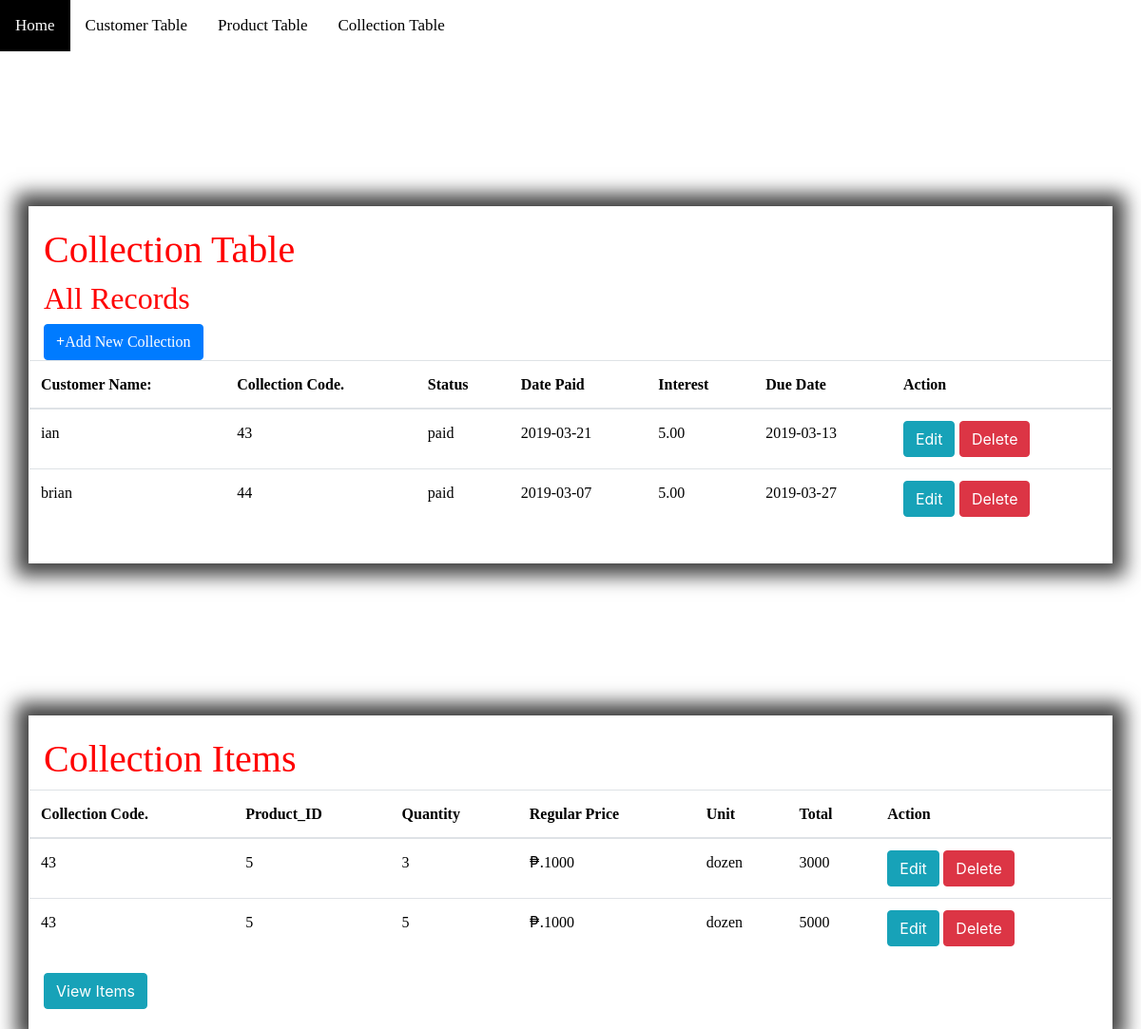
The app's page /collection.php, older data.
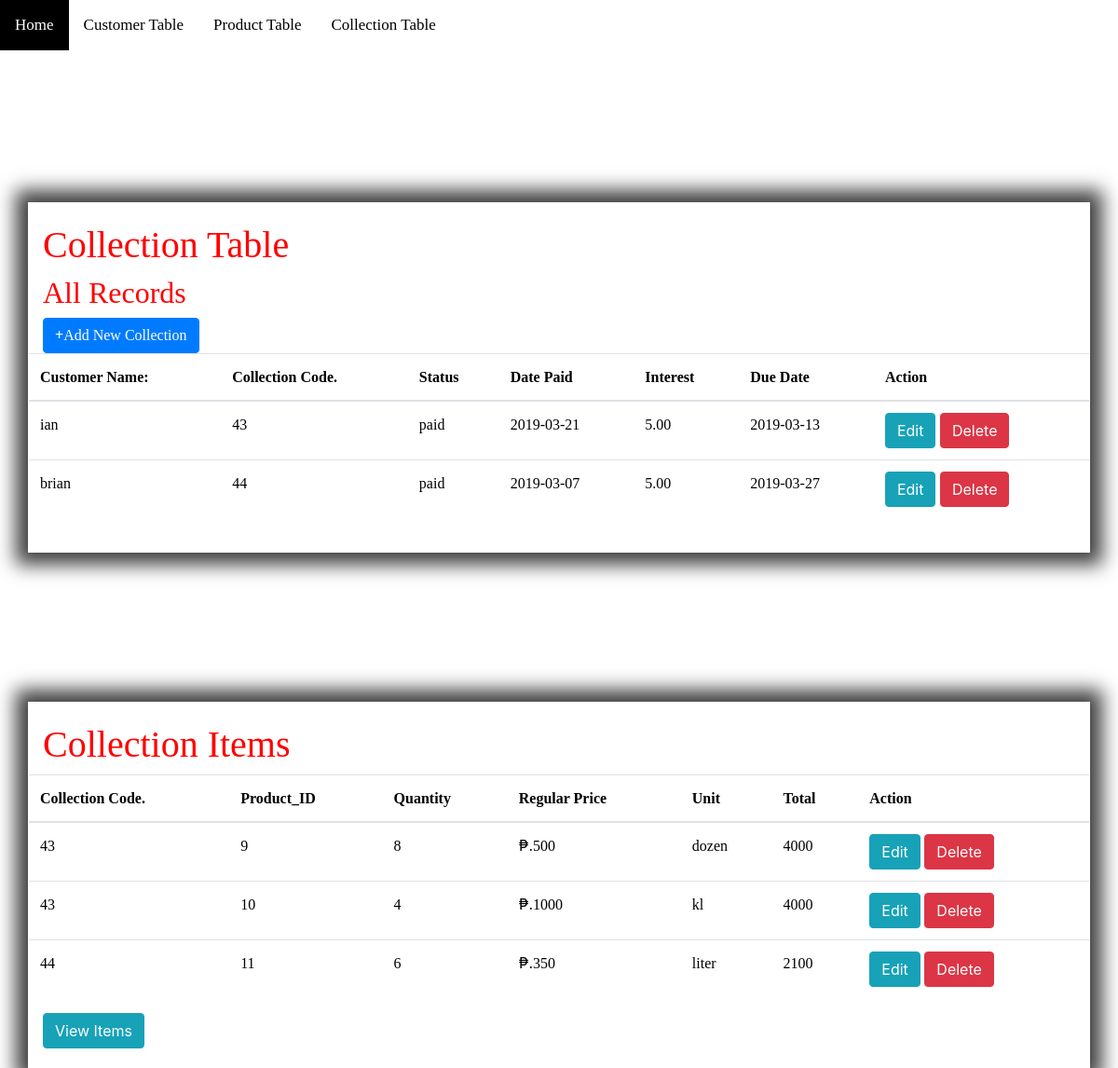
The same page, newer data.
### tables this page shows
CREATE TABLE `collection` (
  `collection_code` int(100) NOT NULL,
  `userid` int(100) DEFAULT NULL,
  `customer_id` int(100) DEFAULT NULL,
  `status` varchar(100) DEFAULT NULL,
  `date_paid` date DEFAULT NULL,
  `interest` decimal(10,2) DEFAULT NULL,
  `due_date` date NOT NULL
);

CREATE TABLE `customer` (
  `customer_id` int(100) NOT NULL,
  `userid` int(100) DEFAULT NULL,
  `firstname` varchar(100) DEFAULT NULL,
  `lastname` varchar(100) DEFAULT NULL,
  `middlename` varchar(100) DEFAULT NULL,
  `extname` varchar(100) DEFAULT NULL,
  `phoneno` varchar(100) DEFAULT NULL,
  `street` varchar(100) DEFAULT NULL,
  `city` varchar(100) DEFAULT NULL
);

CREATE TABLE `items` (
  `collection_code` int(100) DEFAULT NULL,
  `userid` int(100) DEFAULT NULL,
  `product_id` int(100) DEFAULT NULL,
  `quantity` varchar(100) DEFAULT NULL,
  `unit` varchar(100) DEFAULT NULL,
  `amount` decimal(10,2) DEFAULT NULL
);

CREATE TABLE `product` (
  `product_id` int(100) NOT NULL,
  `userid` int(100) DEFAULT NULL,
  `particular` varchar(100) DEFAULT NULL,
  `item_quantity` int(100) DEFAULT NULL,
  `unit` varchar(100) DEFAULT NULL,
  `regular_price` int(100) DEFAULT NULL,
  `discount` decimal(10,2) DEFAULT NULL
);

### collection.php (the view, shortened to what this page needs)
<!DOCTYPE html>
<html>
<head>
	<link rel="stylesheet" type="text/css"	href="style.css">
	<link rel="stylesheet" href="bootstrap/css/bootstrap.min.css">
</head>
<body>
<div class="topnav">
  <a class="home" href="index.php">Home</a>
  <a href="index2.php">Customer Table</a>
  <a href="product.php">Product Table</a>
  <a href="#collection.php">Collection Table</a>
</div>
<header class="main">
    <div class="row justify-content-center">
     <nav class="col-sm-8 text-right">
		</nav>
		</div>
		 </header><br><br>
<div id="main">
	<?php require_once 'process3.php';?>
	<div class="container">
	<?php
		$mysqli = new mysqli('localhost','root','','registration') or die(mysqli_error($mysqli));
		?>
		<?php
		$result = $mysqli->query("SELECT * FROM collection,customer where collection.customer_id=customer.customer_id") or die($mysqli->error);
		?>
		<h1><a style="bottom:60%;right:65%;font-family:Broadway;color:red;">Collection Table</h1></a>
		<h2><font style="font-family:Timesnew-Roman" color= "red"> All Records</h2></font>
		<a style="font-family:Stylus BT" href="index5.php"class="btn btn-primary"><b>+</b>Add New Collection</a>
		<div class="row justify-content-center">
		<br><br><br>
			<table class="table">
				<thead>
					<tr>
						<th><a style="font-family:Broadway">Customer Name:</th>
						<th><a style="font-family:Broadway">Collection Code.</th>
						<th><a style="font-family:Broadway">Status</th>
						<th><a style="font-family:Broadway">Date Paid</th>
						<th><a style="font-family:Broadway">Interest</th>
						<th><a style="font-family:Broadway">Due Date</th>
						<th colspan="2"><a style="font-family:Broadway">Action</th>
					</tr>
				</thead>
				<?php
					while($row=$result->fetch_assoc()):?>
						<tr>
							<td><a style="font-family:Elephant;"><?php echo $row['firstname']?></td></a>
							<td><a style="font-family:Elephant;"><?php echo $row['collection_code']?></td></a>
							<td><a style="font-family:Elephant;"><?php echo $row['status']?></td></a>
							<td><a style="font-family:Elephant;"><?php echo $row['date_paid']?></td></a>
							<td><a style="font-family:Elephant;"><?php echo $row['interest']?></td></a>
							<td><a style="font-family:Elephant;"><?php echo $row['due_date']?></td></a>
							<td>
								<a href="index5.php?edit=<?php echo $row['collection_code'];?>"
									class="btn btn-info">Edit</a>
								<a href="process3.php?delete=<?php echo $row['collection_code'];?>"
									class="btn btn-danger">Delete</a>
							</td>
						</tr>
						<?php endwhile;?>
			</table>
		</div>
</div>
<div id="main">
	<?php require_once 'process4.php';?>
	<div class="container">
	<?php
		$mysqli = new mysqli('localhost','root','','registration') or die(mysqli_error($mysqli));
		?>
		<?php
		$result = $mysqli->query("SELECT * FROM items,product where items.product_id=product.product_id") or die($mysqli->error);
		?>
		<h1><a style="bottom:60%;right:56%;font-family:Broadway;color:red;">Collection Items</h1></a>
		<div class="row justify-content-center">
		<br><br><br>
			<table class="table">
				<thead>
					<tr>
						<th><a style="font-family:Broadway">Collection Code.</th>
						<th><a style="font-family:Broadway">Product_ID</th>
						<th><a style="font-family:Broadway">Quantity</th>
						<th><a style="font-family:Broadway">Regular Price</th>
						<th><a style="font-family:Broadway">Unit</th>
						<th><a style="font-family:Broadway">Total</th>
						<th colspan="2"><a style="font-family:Broadway">Action</th>
					</tr>
				</thead>
				<?php
					while($row=$result->fetch_assoc()):?>
						<tr>
							<td><a style="font-family:Elephant;"><?php echo $row['collection_code']?></td></a>
							<td><a style="font-family:Elephant;"><?php echo $row['product_id']?></td></a>
							<td><a style="font-family:Elephant;"><?php echo $row['quantity']?></td></a>
							<td>₱.<a style="font-family:Elephant;"><?php echo $row['regular_price']?></td></a>
							<td><a style="font-family:Elephant;"><?php echo $row['unit']?></td></a>
							<td><a style="font-family:Elephant;"><?php echo $row['TOTAL']=$row['regular_price']*$row['quantity']?></td></a>
							<td>
								<a href="index5.php?edit=<?php echo $row['collection_code'];?>"
									class="btn btn-info">Edit</a>
								<a href="process3.php?delete=<?php echo $row['collection_code'];?>"
									class="btn btn-danger">Delete</a>
							</td>
						</tr>
						<?php endwhile;?>
			</table>
		</div>
	<a style="bottom:60%;right:45%;" href="additems.php"class="btn btn-info">View Items</a>
</div>
</body>
</html>

### style.css (style rules this page uses)
* { margin: 0px; padding: 0px; }
body { font-size: 120%; height: 1000px; background-image: url(.png); background-position: center; background-repeat:no-repeat; background-size:100% 900px; }
.btn { padding: 10px; font-size: 15px; color: white; background: #5F9EA0; border: 10px solid; border-radius: 8px; }
.container { width: 70%; margin: 50px auto; border:1px solid #fff; padding:50px 60px; margin-top:20vh; -webkit-box-shadow: 0px 0px 19px 13px rgba(0,0,0,0.75); -moz-box-shadow: 0px 0px 19px 13px rgba(0,0,0,0.75); box-shadow: 0px 0px 19px 13px rgba(0,0,0,0.75); position: relative; padding: 20px; }
table, .th { color:black; }

### collection.php (style rules this page uses)
* { box-sizing: border-box; }
.topnav a { float: left; display: block; color: black; text-align: center; padding: 14px 16px; text-decoration: none; font-size: 17px; font-family:Broadway; }

Row changes from the older to the newer data that the page shows:
removed items: collection_code "43", product.product_id "5", quantity "3", product.regular_price "1000", product.unit "dozen", quantity "3000"
removed items: collection_code "43", product.product_id "5", quantity "5", product.regular_price "1000", product.unit "dozen", quantity "5000"
added items: collection_code "43", product.product_id "9", quantity "8", product.regular_price "500", product.unit "dozen", quantity "4000"
added items: collection_code "43", product.product_id "10", quantity "4", product.regular_price "1000", product.unit "kl", quantity "4000"
added items: collection_code "44", product.product_id "11", quantity "6", product.regular_price "350", product.unit "liter", quantity "2100"
